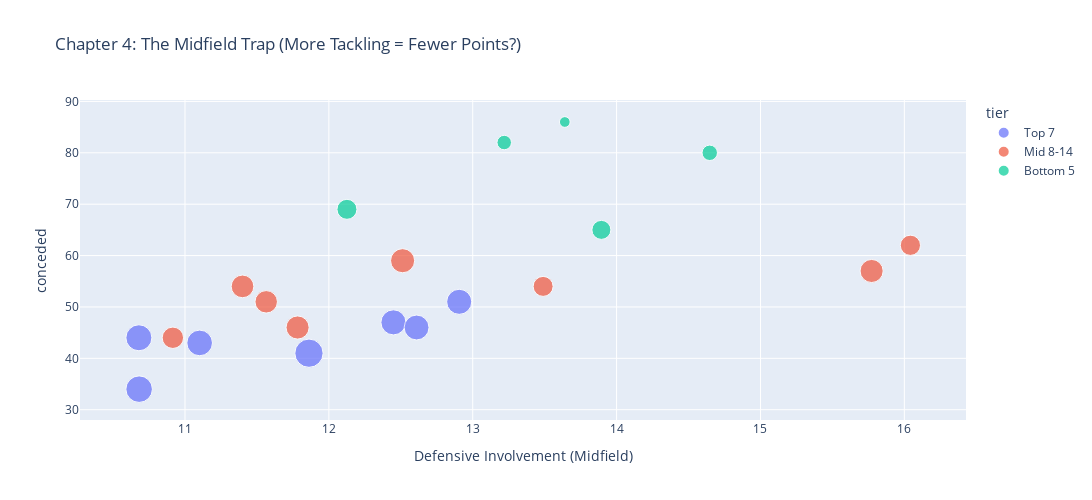

Source (notebook cell):
### Code cell
fig4 = px.scatter(master_df, x="defensive_involvement_midfield", y="conceded", 
                 color="tier", hover_name="team",width=1250,height=500,size='points',
                 title="Chapter 4: The Midfield Trap (More Tackling = Fewer Points?)",
                 labels={"defensive_involvement_midfield": "Defensive Involvement (Midfield)"})

fig4.update_traces(textposition='top right')
fig4.show()

### Figure 1 — Plotly figure (JSON) as saved in the notebook; plotly's stock layout.template omitted (floating-point values rounded to 4 significant figures)
{"data": [{"hovertemplate": "<b>%{hovertext}</b><br><br>tier=Top 7<br>Defensive Involvement (Midfield)=%{x}<br>conceded=%{y}<br>points=%{marker.size}<extra></extra>", "hovertext": ["Liverpool", "Arsenal", "Manchester City", "Chelsea", "Newcastle Utd", "Aston Villa", "Nott'ham Forest"], "legendgroup": "Top 7", "marker": {"color": "#636efa", "size": [84, 74, 71, 69, 66, 66, 65], "sizemode": "area", "sizeref": 0.21, "symbol": "circle"}, "mode": "markers", "name": "Top 7", "orientation": "v", "showlegend": true, "textposition": "top right", "type": "scatter", "x": [11.86, 10.68, 10.68, 11.1, 12.45, 12.91, 12.61], "xaxis": "x", "y": [41, 34, 44, 43, 47, 51, 46], "yaxis": "y"}, {"hovertemplate": "<b>%{hovertext}</b><br><br>tier=Mid 8-14<br>Defensive Involvement (Midfield)=%{x}<br>conceded=%{y}<br>points=%{marker.size}<extra></extra>", "hovertext": ["Brighton", "Bournemouth", "Brentford", "Fulham", "Crystal Palace", "Everton", "West Ham", "Manchester Utd"], "legendgroup": "Mid 8-14", "marker": {"color": "#EF553B", "size": [61, 56, 56, 54, 53, 48, 43, 42], "sizemode": "area", "sizeref": 0.21, "symbol": "circle"}, "mode": "markers", "name": "Mid 8-14", "orientation": "v", "showlegend": true, "textposition": "top right", "type": "scatter", "x": [12.51, 11.78, 15.77, 11.4, 11.56, 10.92, 16.04, 13.49], "xaxis": "x", "y": [59, 46, 57, 54, 51, 44, 62, 54], "yaxis": "y"}, {"hovertemplate": "<b>%{hovertext}</b><br><br>tier=Bottom 5<br>Defensive Involvement (Midfield)=%{x}<br>conceded=%{y}<br>points=%{marker.size}<extra></extra>", "hovertext": ["Wolves", "Tottenham", "Leicester City", "Ipswich Town", "Southampton"], "legendgroup": "Bottom 5", "marker": {"color": "#00cc96", "size": [42, 38, 25, 22, 12], "sizemode": "area", "sizeref": 0.21, "symbol": "circle"}, "mode": "markers", "name": "Bottom 5", "orientation": "v", "showlegend": true, "textposition": "top right", "type": "scatter", "x": [12.13, 13.89, 14.65, 13.22, 13.64], "xaxis": "x", "y": [69, 65, 80, 82, 86], "yaxis": "y"}], "layout": {"height": 500, "legend": {"itemsizing": "constant", "title": {"text": "tier"}, "tracegroupgap": 0}, "title": {"text": "Chapter 4: The Midfield Trap (More Tackling = Fewer Points?)"}, "width": 1250, "xaxis": {"anchor": "y", "domain": [0, 1], "title": {"text": "Defensive Involvement (Midfield)"}}, "yaxis": {"anchor": "x", "domain": [0, 1], "title": {"text": "conceded"}}}}
